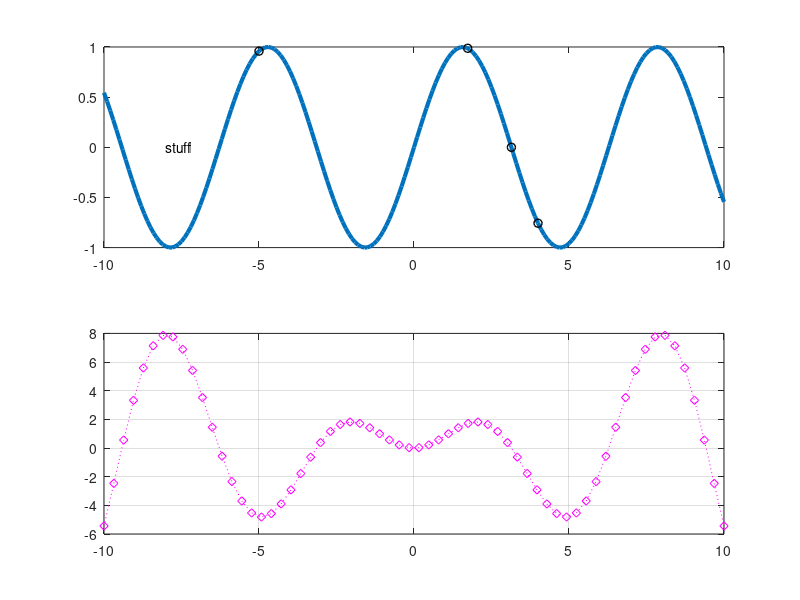

MATLAB code for this plot:
x1 = -10:0.1:10;
y1 = sin(x1);

x2 = [-5 sqrt(3) pi 4];
y2 = sin(x2);

%-10 to 10 cuted into 64 points linearly
x3 = linspace(-10, 10, 64);
%Note ".*" do component product
y3 = x3.*sin(x3);

%"hold on" sticks one on previous one
plot(x1, y1,'Linewidth',3), hold on  
%"ko' plot four points
%'Linewidth',3 controls line width 
plot(x2, y2, 'ko', 'Linewidth',1), hold on

plot(x3, y3, 'm:d')

xlabel('x values','Fontsize',10)
ylabel('y values' )
title('my graph')

%set all current access to size 16 
set(gca,'Fontsize', 15)
%place the legend into best location
%check help legend
legend('data1', 'data2', 'data3', 'Location', 'Best')

clear 

x1 = -10:0.1:10;
y1 = sin(x1);

x2 = [-5 sqrt(3) pi 4];
y2 = sin(x2);

%-10 to 10 cuted into 64 points linearly
x3 = linspace(-10, 10, 64);
%Note ".*" do component product
y3 = x3.*sin(x3);

%panel divided into two rows on column and put things on 1st row
subplot(2,1,1)
plot(x1, y1,'Linewidth',3), hold on  
%"ko' plot four points
%'Linewidth',3 controls line width 
plot(x2, y2, 'ko', 'Linewidth',1)
%add a text on axis point
text(-8, 0 , 'stuff')


subplot(2,1,2)
plot(x3, y3, 'm:d')
grid on 